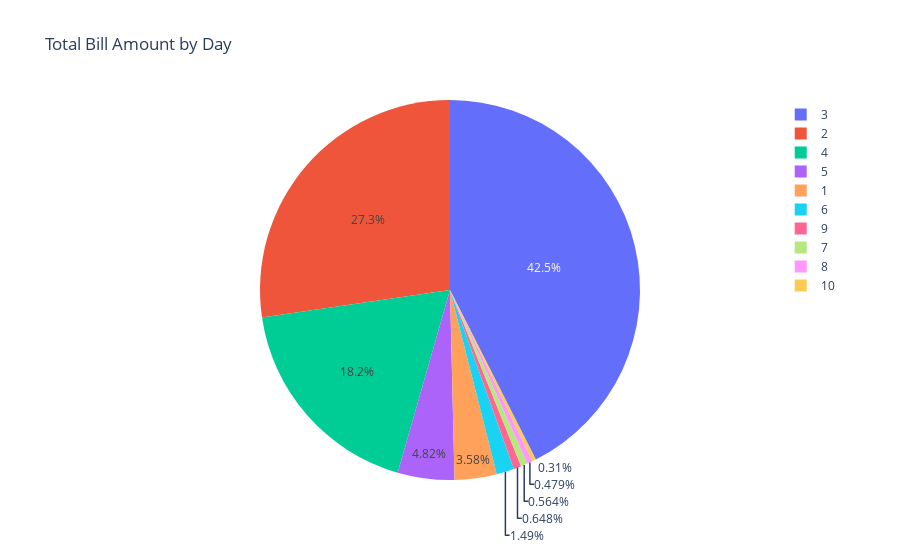

Notebook cell for this chart:
### Code cell
fig = px.pie(df, names='bedRoom', title='Total Bill Amount by Day')

# Show the plot
fig.show()

### Figure 1 — Plotly figure (JSON) as saved in the notebook; plotly's stock layout.template omitted (floating-point values rounded to 4 significant figures; data arrays with more than 128 entries replaced by an {"elided": "..."} marker saying what was removed)
{"data": [{"domain": {"x": [0, 1], "y": [0, 1]}, "hovertemplate": "bedRoom=%{label}<extra></extra>", "labels": {"elided": "3547 int values"}, "legendgroup": "", "name": "", "showlegend": true, "type": "pie"}], "layout": {"legend": {"tracegroupgap": 0}, "title": {"text": "Total Bill Amount by Day"}}}
